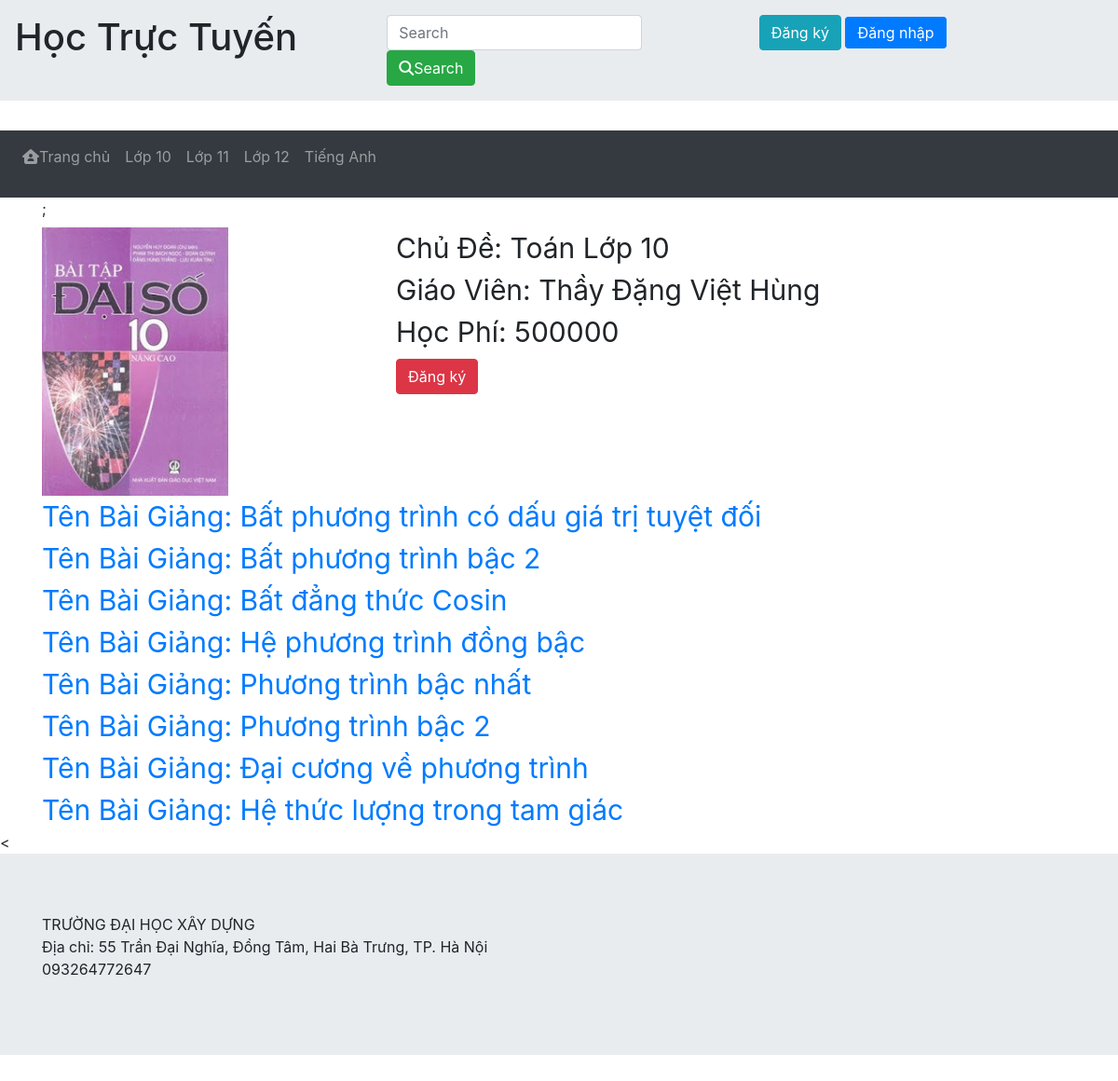
/monhoc.php?id=1, run on the app's committed database.
### tables this page shows
CREATE TABLE `chude` (
  `id` int(11) NOT NULL,
  `TenChuDe` varchar(200) NOT NULL,
  `IdKhoaHoc` int(11) NOT NULL,
  `IdGiaoVien` int(11) NOT NULL,
  `HocPhi` int(11) NOT NULL,
  `DcHinhAnh` varchar(200) NOT NULL
);

CREATE TABLE `giaovien` (
  `id` int(11) NOT NULL,
  `TenGiaoVien` varchar(200) NOT NULL
);

CREATE TABLE `baigiang` (
  `id` int(11) NOT NULL,
  `TenBaiGiang` varchar(200) NOT NULL,
  `idChuDe` int(11) NOT NULL,
  `DiaChi` varchar(50) NOT NULL
);

### monhoc.php (the view, shortened to what this page needs)
<?php
include 'header1.php';
?>
<div class="container">
  <?php include 'connect.php'; ?>;
  <?php
  $sql1 = "SELECT chude.id,chude.TenChuDe,chude.HocPhi,giaovien.TenGiaoVien,chude.IdKhoaHoc,chude.DcHinhAnh FROM chude INNER JOIN giaovien
  ON giaovien.id=chude.IdGiaoVien where chude.id =" .$_GET["id"];
  $result1 = mysqli_query($conn, $sql1);
  if (mysqli_num_rows($result1) > 0) {
  $row1 = mysqli_fetch_assoc($result1);
  echo "<div class=\"row mt-2\">";
    echo "<div class=\"col-sm-4\" style=\"overflow-y:auto;\">";
      echo "<img src=\"" . $row1["DcHinhAnh"] . "\" alt=\"icondfs\" style=\"width:200px;height:288px;\"><br>";
    echo "</div>";
    echo "<div class=\"col-sm-8\" style=\"font-size: 30px\">";
      echo "Chủ Đề: " . $row1["TenChuDe"].  "<br>";
      echo "Giáo Viên: " . $row1["TenGiaoVien"].  "<br>";
      echo "Học Phí: " . $row1["HocPhi"].  "<br>";
      echo "<a id=\"btn_dk\" href=\"dangkyKH.php\" class=\"btn btn-danger\" role=\"button\">Đăng ký</a>";
    echo "</div>";
  echo "</div>";
  $sql2 = "SELECT * FROM baigiang  where baigiang.idChuDe=" .$_SESSION["chude"];
  $result2 = mysqli_query($conn, $sql2);
  if (mysqli_num_rows($result2) > 0) {
  while($row2 = mysqli_fetch_assoc($result2)) {
  echo "<div>";
    echo "<a style=\"font-size: 30px\" href=\" http://localhost/test/baigiang1.php?id=". $row2["id"]. "\">Tên Bài Giảng: " . $row2["TenBaiGiang"] .  "<br></a>";
  echo "</div>";
  }
  } else {
  echo "0 results";
  }
  } else {
  echo "0 results";
  }
  ?>
</div>
<<?php include 'footer.php'; ?>
</html>

### data on the page
chude: DcHinhAnh (picture), TenChuDe "Toán Lớp 10", IdGiaoVien.TenGiaoVien "Thầy Đặng Việt Hùng", HocPhi "500000"
baigiang: TenBaiGiang "Bất phương trình có dấu giá trị tuyệt đối"
baigiang: TenBaiGiang "Bất phương trình bậc 2"
baigiang: TenBaiGiang "Bất đẳng thức Cosin"
baigiang: TenBaiGiang "Hệ phương trình đồng bậc"
baigiang: TenBaiGiang "Phương trình bậc nhất"
baigiang: TenBaiGiang "Phương trình bậc 2"
baigiang: TenBaiGiang "Đại cương về phương trình"
baigiang: TenBaiGiang "Hệ thức lượng trong tam giác"
